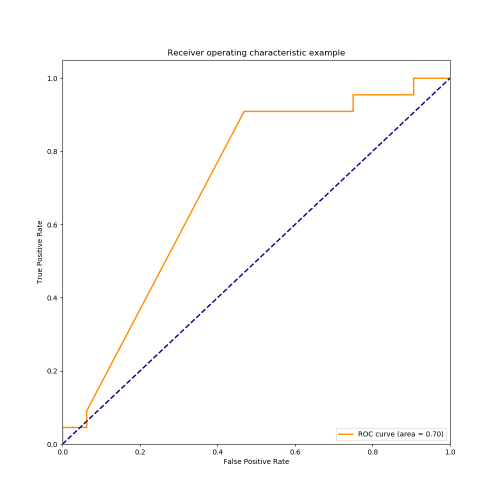
#> input picture saved_im/AUC_ROC.png, 1000 x 998 px (shown at 1/2 size)
$ python -i SVM.py   (imports and definitions only)   (older library calls are emulated)
#> lines starting #> are read from the running program, lines starting #| are printed output that depends on the picture; after the words box and inside, x2 and y2 are one past the last pixel; in counts of white or black regions, pixels touching at a corner belong together
### Filters.py
# -*- coding: utf-8 -*-
"""
Created on Tue Jun  9 14:24:10 2020

@author: jsalm
"""
import numpy as np
import math
from scipy.ndimage import convolve,median_filter
from scipy.signal import wiener
from skimage.filters import gabor_kernel,threshold_otsu
import matplotlib.pyplot as plt
from matplotlib.colors import ListedColormap
import os


import cv2

def wiener_filter(image,filter_width=(5,5),noise=None):
    filtered_img = wiener(image,filter_width,noise)
    return filtered_img

def median_filt(image,size_v):
    filtered_img = median_filter(image,size=size_v,mode='wrap')
    return filtered_img

# [18 lines left out: functions compute_feats, match, not called in this run]

def normalize_img(image):
    im_new = np.sqrt((image-np.nanmean(image))**2)/np.nanstd(image)
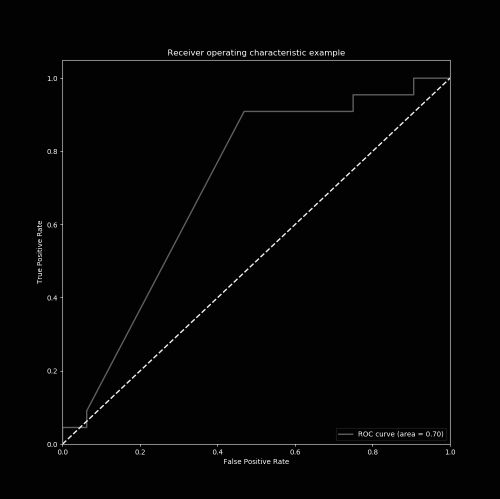
#> im_new: shape (998, 1000) float64 (shown at 1/2 size); min 0.0209, max 11.48, mean 0.225; drawn with min black and max white
    return im_new


# [73 lines left out: functions gabor_filter, range_cont, not called in this run]
'end def'

# [44 lines left out: functions adaptive_threshold, _create_circle, not called in this run]
'end def'

# [25 lines left out: function Hi_pass_filter, not called in this run]
"end def"

# [5 lines left out: function average_filter, not called in this run]
# [23 lines of commented-out code are left out]

def _d3gaussian(vector_width,multiplier_a,multiplier_d):
    """
    creates a 3D gaussian inlayed into matrix form.
    of the form: G(x,y) = a*e^(-((x-N)**2+(y-N)**2)/(2*d**2))
    """
#> called with vector_width = 16, multiplier_a = 3, multiplier_d = 2
    x = np.arange(0,vector_width,1)
#> x = [0, 1, 2, 3, 4, 5, 6, 7, 8, 9, 10, 11, 12, 13, 14, 15]
    y = np.arange(0,vector_width,1)
    d2gau = np.zeros((vector_width,vector_width)).astype(float)
    N = int(vector_width/2)
    for i in x:
        d2gau[:,i] = multiplier_a*np.exp(-((i-N)**2+(y-N)**2)/(2*multiplier_d**2))
#> this loop made 16 passes
    'end for'
    return d2gau
'end def'

# [16 lines left out: function _onediv_d3gaussian, not called in this run]
'end def'

# [19 lines left out: function diffmat, not called in this run]
'end def'

def diagonal_map(image):
    #variable filter that convolves different
    pass
'end def'

# [15 lines left out: function imshow_overlay, not called in this run]
'end def'

# [125 lines left out: functions simplest_countless, zero_corrected_countless, upgrade_type, downgrade_type, countless, not called in this run]


# [16 lines that do not run on import are left out]

### ML_interface_SVM_V3.py
# -*- coding: utf-8 -*-
"""
Created on Mon Apr 13 15:04:48 2020

@author: jsalm
"""

# import the necessary packages
import cv2
import os
import numpy as np
# initialize the list of reference points and boolean indicating
# whether cropping is being performed or not
import DataManager


refPt = []

cropping = False
# global DEFAULT
# DEFAULT = np.array([])

# [18 lines left out: function click_and_crop, not called in this run]
'end def'

# [11 lines left out: function mark_positive_line, not called in this run]
'end def'

class PanAndZoomState(object):
    """ Tracks the currently-shown rectangle of the image.
    Does the math to adjust this rectangle to pan and zoom."""
    MIN_SHAPE = np.array([50,50])
    # [25 lines left out: functions __init__, zoom, _fixBoundsAndDraw, not called in this run]
    def setYAbsoluteOffset(self,yPixel):
        self.ul[0] = min(max(0,yPixel), self.imShape[0]-self.shape[0])
        self._fixBoundsAndDraw()
    def setXAbsoluteOffset(self,xPixel):
        self.ul[1] = min(max(0,xPixel), self.imShape[1]-self.shape[1])
        self._fixBoundsAndDraw()
    # [8 lines left out: functions setYFractionOffset, setXFractionOffset, not called in this run]
'end class'

class PanZoomWindow(object):
    """ Controls an OpenCV window. Registers a mouse listener so that:
        1. right-dragging up/down zooms in/out
        2. right-clicking re-centers
        3. trackbars scroll vertically and horizontally
        4. pressing and dragging left button appends points to form trace
    You can open multiple windows at once if you specify different window names.
    You can pass in an onLeftClickFunction, and when the user left-clicks, this
    will call onLeftClickFunction(y,x), with y,x in original image coordinates."""
    # [126 lines left out: functions __init__, onMouse, retract_lines, not called in this run]
    'end def'

    # [40 lines left out: function menuChange, not called in this run]
    'end def'
    def onVTrackbarMove(self,tickPosition):
        self.panAndZoomState.setYFractionOffset(float(tickPosition)/self.TRACKBAR_TICKS)
    def onHTrackbarMove(self,tickPosition):
        self.panAndZoomState.setXFractionOffset(float(tickPosition)/self.TRACKBAR_TICKS)
    def redrawImage(self):
        pzs = self.panAndZoomState
        cv2.imshow(self.WINDOW_NAME, self.img[int(pzs.ul[0]):int(pzs.ul[0]+pzs.shape[0]), int(pzs.ul[1]):int(pzs.ul[1]+pzs.shape[1])])
    # [4 lines left out: function export_point_data, not called in this run]
    'end def'
    def predict_rest(self,save=True):
        pass
    'end def'
'end class'

def import_train_data(im_name,imshape,filename):
    """


    Parameters
    ----------
    im_name : string
        name of file containing training data (.tif file)
    imshape : tuple
        Width and Length of the image
    filename : string
        directory where images are being stored

    Returns
    -------
    bitimage : int16
        binary/integer image of true false labelings for training data

    """
    filedir = os.path.join(os.path.dirname(__file__),filename,im_name+"_traind.bin")
    bitimage = np.fromfile(filedir,dtype='int16')
    bitimage = bitimage.reshape(imshape)
    return bitimage
'end def'

# [13 lines left out: function main, not called in this run]
'end def'
'''
if __name__ == "__main__":
    foldername = "images_5HT"
    #dealing with the Channel situation: display RGB but edit gray scale
    im_dir = ThreeD_Recon_V3.DataMang(foldername)
    im_list = [i for i in range(0,im_dir.dir_len)]
    count = 0
    for gen in im_dir.open_dir(im_list):
        image,nW,nH,chan = gen
        wind = PanZoomWindow(2,image)
        wind.points = import_point_data(count,"train_71420")
        count +=1
        break
    X, y, Xp, fitted, predictions = wind.inter_Polate(3,'poly')
    wind.print_model(X, y, Xp,fitted,predictions)
    predict_img = wind.data_to_img(predictions)
    plt.figure('prediction image');plt.imshow(predict_img)
    Filters.imshow_overlay(wind.DEFAULT_c,)

'''
# [14 lines that do not run on import are left out]
"end if"

boolim = import_train_data('dAIH_20x_sectioning_2_CH2',(720,960),"train_71420")
# jj = import_point_data(0,"train_71420")
#6/29/2020: fillPoly() works, storage works, reconstruction works, just could use some user friendliness

### SVM.py
# -*- coding: utf-8 -*-
"""
Created on Thu Jul  9 10:38:44 2020

@author: jsalm
"""
# [1 line not run here, left out]

import numpy as np
import matplotlib.pyplot as plt
# from sklearn import svm, datasets
from skimage.feature import peak_local_max
from skimage.morphology import watershed
from scipy.ndimage import convolve,distance_transform_edt,label, find_objects
from sklearn.svm import SVC
from sklearn.model_selection import cross_val_score, train_test_split, learning_curve, GridSearchCV
from sklearn.pipeline import make_pipeline
from sklearn.preprocessing import StandardScaler, MinMaxScaler, RobustScaler, LabelEncoder
from sklearn.metrics import confusion_matrix,auc
from sklearn.decomposition import PCA
from skimage.feature import hog
from matplotlib.colors import ListedColormap
from matplotlib.patches import Patch, Rectangle

import cv2
import os
import time
import csv

import Filters
import DataManager
import ML_interface_SVM_V3

# import xlwings as xw

from IPython import get_ipython
plt.rcParams['figure.dpi'] = 100
plt.rcParams['figure.figsize'] = (10,10)
# [1 line not run here, left out]

dirname = os.path.dirname(__file__)
save_bin = os.path.join(dirname,"save_bin")

# [1 line not run here, left out]

# [26 lines left out: function generate_train_sert_ID, not called in this run]
'end def'


# [17 lines left out: function generate_test_sert_ID, not called in this run]
'end def'

# [6 lines left out: function get_coef, not called in this run]
'end def'

# [46 lines left out: functions make_meshgrid, plot_contours, gen_point_vector, not called in this run]
'end def'


# [57 lines left out: function img_to_data, not called in this run]
'end def'

# [110 lines left out: functions data_to_img, get_nonzeros, filter_pipeline, not called in this run]

def im_watershed(image,train = True, boolim = np.array([]),a=3,d=2):
    """
    image : np.array(float32)
        DESCRIPTION :
    train : boolean
        DESCRIPTION : if train == True set boolim = np.array()
    segments image using a watersheding method with distance_transform_edt as the
    descriminator. Returns list of segments
    """
    im_list = []
    bool_list = []

    gau_im = convolve(Filters.normalize_img(image),Filters._d3gaussian(16,a,d))
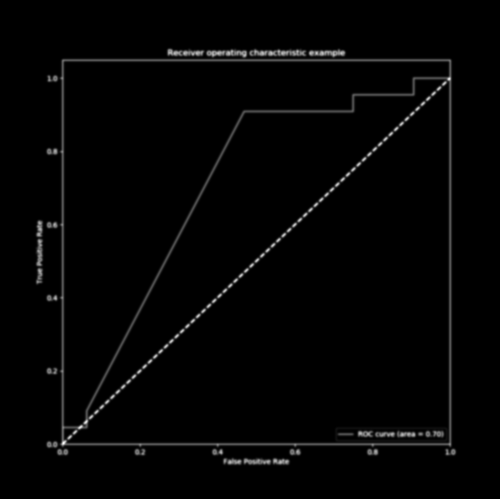
#> gau_im: shape (998, 1000) float64 (shown at 1/2 size); min 8.71, max 521.9, mean 17; drawn with min black and max white
    mn = np.mean(gau_im)
#> mn = 16.99
    segments = gau_im > mn
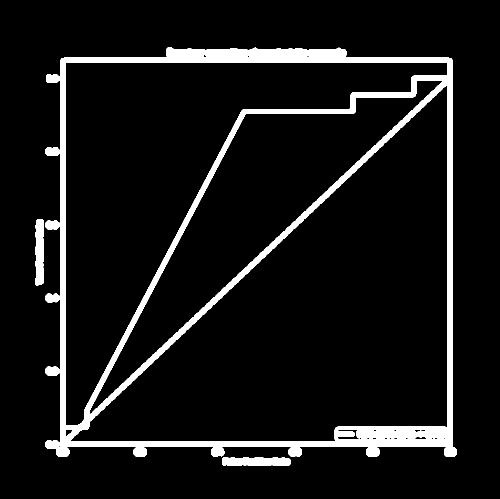
#> segments: shape (998, 1000) bool (shown at 1/2 size); 8.1% white; 3 white regions, box (x1, y1, x2, y2) and area: (91, 95, 914, 913) 75997, (444, 914, 582, 932) 2234, (70, 438, 88, 571) 2126
    D = distance_transform_edt(segments)
    localMax = peak_local_max(D, indices=False, min_distance=20,
                              labels=segments)
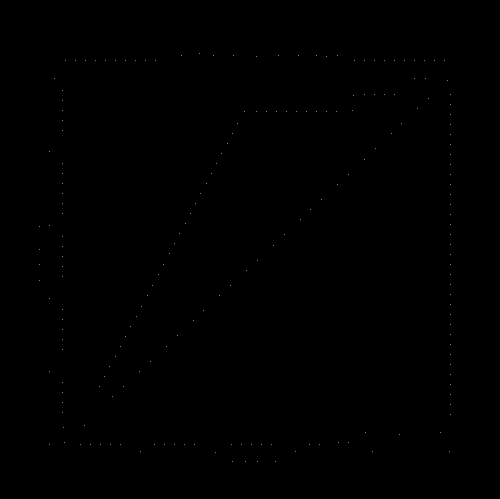
#> localMax: shape (998, 1000) bool (shown at 1/2 size); 0.02% white in thin lines or dots, all inside (x1, y1, x2, y2) = (78, 107, 901, 924)
    markers = label(localMax,structure=np.ones((3,3)))[0]
#> markers: shape (998, 1000) int32; 204 distinct labels, from 0 to 203
    water_im = watershed(-D,markers,mask=segments)
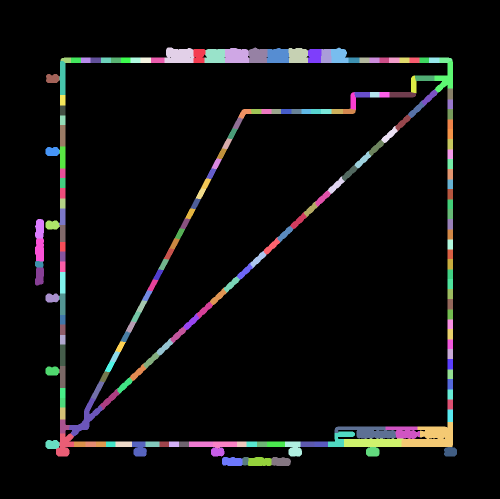
#> water_im: shape (998, 1000) int32 (shown at 1/2 size); 204 distinct labels, from 0 to 203; one colour per label, 0 black
    f = find_objects(water_im)
#> f = 203 items
    for seg in f:
        im_list.append(image[seg])
        if train:
            bool_list.append(boolim[seg])
#> this loop made 1 pass
#> after the loop, bool_list = []; im_list = 1 item
    return im_list,bool_list,f

# [66 lines left out: functions pad_segs, feature_extract, get_hogs, create_data, not called in this run]

def gen_mask(image):
    mask = image > 0
    return np.ma.masked_where(~mask, mask)

# [78 lines left out: functions overlay_predictions, write_auc, read_auc, not called in this run]

import random

# [5 lines left out: function random_ind, not called in this run]

### Testing ###
"""
if __name__ == '__main__':

    ### PARAMS ###
    channel = 2
    ff_width = 121
    wiener_size = (5,5)
    med_size = 5
    ###

    dirname = os.path.dirname(__file__)
    foldername = os.path.join(dirname,"images_5HT")
    dirn = dirname
    foldern = os.path.join(dirn,foldername)
    im_dir = DataManager.DataMang(foldern)
    im_list = [i for i in range(0,im_dir.dir_len)]
    hog_features = []
    for gen in im_dir.open_dir(im_list):
        #load image and its information
        image,nW,nH,chan,name = gen
        #only want the red channel (fyi: cv2 is BGR (0,1,2 respectively) while most image processing considers
        #the notation RGB (0,1,2 respectively))
        image = image[:,:,channel]
        #Import train data (if training your model)
        train_bool = ML_interface_SVM_V3.import_train_data(name,(nW,nH),'train_71420')
        #extract features from image using method(SVM.filter_pipeline) then watershed data useing thresholding algorithm (work to be done here...) to segment image.
        #Additionally, extract filtered image data and hog_Features from segmented image. (will also segment train image if training model)
        im_segs, bool_segs, domains, paded_im_seg, paded_bool_seg, hog_features = feature_extract(image, ff_width, wiener_size, med_size,True,train_bool)
        #im_segs, _, domains, paded_im_seg, _, hog_features = feature_extract(image, ff_width, wiener_size, med_size,False)
        #choose which data you want to merge together to train SVM. Been using my own filter, but could also use hog_features.
        X_train,y_train = create_data(im_segs,bool_segs,True)
        #X_train,y_train = create_data(im_segs,True)

"""

>>> import cv2
>>> picture = cv2.imread('saved_im/AUC_ROC.png', cv2.IMREAD_GRAYSCALE)
#> (the run stopped early here; a loop or call above may not have finished)
